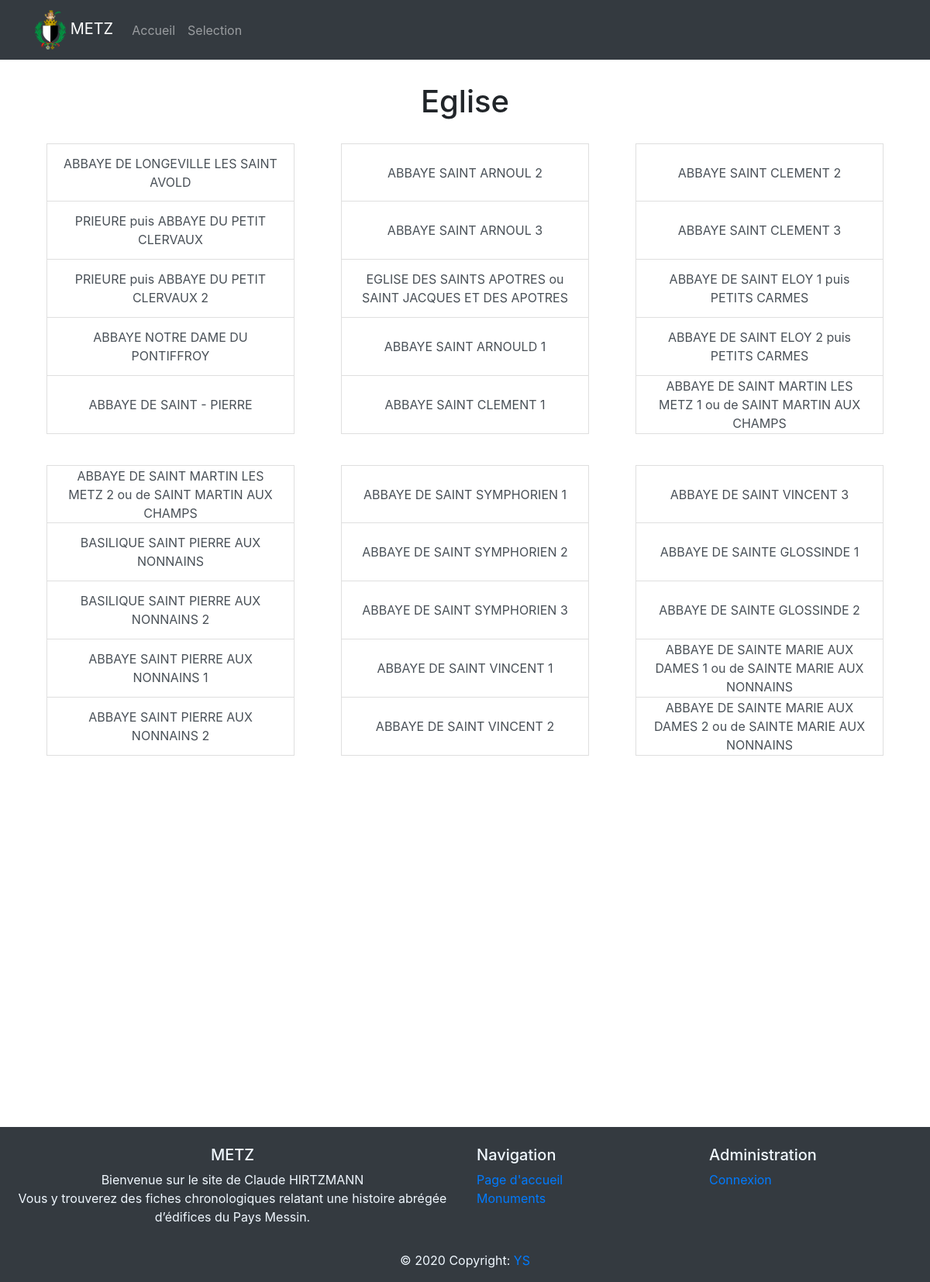
Screenshot of /selection/Eglise/ with the database file from the repository.
### ville/models.py (models this page shows, shortened)
class Noms (models.Model):
    selection = models.CharField(choices=SELECTION, max_length=25)
    nom = models.CharField(max_length=120)
    slug = models.SlugField()
    verification = models.BooleanField(default=False)
    creation = models.DateTimeField(auto_now_add=True, auto_now=False)      # True / False
    updated = models.DateTimeField(auto_now_add=False, auto_now=True)

### ville/views.py (the view)
# urls.py: path("selection/<value>/", views.monument, name="monument" ),
def monument (request,value) :
    for a, b in SELECTION :
        if b == value :
            value = a
    monuments = Noms.objects.filter(selection=value)
    context = {
        "value" : value,
        "monuments" : monuments,
    }
    return render (request,'ville/monument.html', context)

### templates/ville/monument.html (shortened to what this page needs)
{% extends 'base.html' %}
{% load static%}
{% block content %}
<div class="container mt-3">
    <h1 style="text-align: center; margin: 30px 0; ">{{ value }}</h1>
    <div class="row">
        <div class="col-lg-4 col-md-6 mb-4">
            <div class="mb-3" style="height: 375px ;">
                <div class="container" style="text-align: center;">
                    {% for monument in monuments %}
                        <a href='{% url "detail" value monument.slug  %}' class="list-group-item list-group-item-action d-flex align-items-center justify-content-center " style="height: 75px;"> {{monument.nom}} </a>
                        {% if forloop.counter|divisibleby:"5"  %}
                            </div></div></div>
                                <div class="col-lg-4 col-md-6 mb-4">
                                    <div class="mb-3" style="height: 375px ;">
                                        <div class="container" style="text-align: center;">
                        {% endif %}
                    {% endfor %}
                </div>
            </div>
        </div>
    </div>
</div>
{% endblock %}

### rows the page displays
Noms: nom "ABBAYE DE LONGEVILLE LES SAINT AVOLD"
Noms: nom "PRIEURE puis ABBAYE DU PETIT CLERVAUX"
Noms: nom "PRIEURE puis ABBAYE DU PETIT CLERVAUX 2"
Noms: nom "ABBAYE NOTRE DAME DU PONTIFFROY"
Noms: nom "ABBAYE DE SAINT - PIERRE"
Noms: nom "ABBAYE SAINT ARNOUL 2"
Noms: nom "ABBAYE SAINT ARNOUL 3"
Noms: nom "EGLISE DES SAINTS APOTRES ou SAINT JACQUES ET DES APOTRES"
Noms: nom "ABBAYE SAINT ARNOULD 1"
Noms: nom "ABBAYE SAINT CLEMENT 1"
Noms: nom "ABBAYE SAINT CLEMENT 2"
Noms: nom "ABBAYE SAINT CLEMENT 3"
Noms: nom "ABBAYE DE SAINT ELOY 1 puis PETITS CARMES"
Noms: nom "ABBAYE DE SAINT ELOY 2 puis PETITS CARMES"
Noms: nom "ABBAYE DE SAINT MARTIN LES METZ 1 ou de SAINT MARTIN AUX CHAMPS"
Noms: nom "ABBAYE DE SAINT MARTIN LES METZ 2 ou de SAINT MARTIN AUX CHAMPS"
Noms: nom "BASILIQUE SAINT PIERRE AUX NONNAINS"
Noms: nom "BASILIQUE SAINT PIERRE AUX NONNAINS 2"
Noms: nom "ABBAYE SAINT PIERRE AUX NONNAINS 1"
Noms: nom "ABBAYE SAINT PIERRE AUX NONNAINS 2"
Noms: nom "ABBAYE DE SAINT SYMPHORIEN 1"
Noms: nom "ABBAYE DE SAINT SYMPHORIEN 2"
Noms: nom "ABBAYE DE SAINT SYMPHORIEN 3"
Noms: nom "ABBAYE DE SAINT VINCENT 1"
Noms: nom "ABBAYE DE SAINT VINCENT 2"
Noms: nom "ABBAYE DE SAINT VINCENT 3"
Noms: nom "ABBAYE DE SAINTE GLOSSINDE 1"
Noms: nom "ABBAYE DE SAINTE GLOSSINDE 2"
Noms: nom "ABBAYE DE SAINTE MARIE AUX DAMES 1 ou de SAINTE MARIE AUX NONNAINS"
Noms: nom "ABBAYE DE SAINTE MARIE AUX DAMES 2 ou de SAINTE MARIE AUX NONNAINS"

### other values shown
{{ value }} "Eglise"
